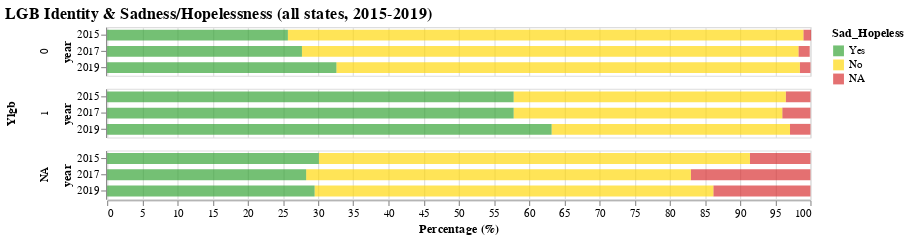

This figure's Vega-Lite source:
### Vega-Lite specification from a JSON file in a GitHub repository (floating-point values rounded to 4 significant figures)
{"config": {"view": {"continuousWidth": 400, "continuousHeight": 300}, "range": {"category": ["#2ca02c", "gold", "#d62728"]}, "title": {"fontSize": 15}}, "data": {"name": "data-2f38c69f0408759fc98cf8405c0027b4"}, "mark": {"type": "bar", "opacity": 0.66, "size": 10}, "encoding": {"color": {"field": "Sad_Hopeless", "sort": {"field": "order", "order": "ascending"}, "type": "nominal"}, "order": {"field": "order", "type": "nominal"}, "row": {"field": "Ylgb", "spacing": 10, "type": "nominal"}, "tooltip": [{"field": "state", "title": "State", "type": "nominal"}, {"field": "year", "title": "Year", "type": "ordinal"}, {"field": "Sad_Hopeless", "title": "Sad_Hopeless", "type": "nominal"}, {"field": "percent", "title": "Percent (%)", "type": "quantitative"}], "x": {"aggregate": "sum", "axis": {"title": "Percentage (%)"}, "field": "percent", "scale": {"domainMax": 100}, "type": "quantitative"}, "y": {"field": "year", "type": "ordinal"}}, "height": 45, "selection": {"selector019": {"type": "interval", "bind": "scales", "encodings": ["x", "y"]}}, "title": "LGB Identity & Sadness/Hopelessness (all states, 2015-2019)", "transform": [{"calculate": "{'Yes':0, 'No':1, 'NA':2}[datum.Sad_Hopeless]", "as": "order"}], "width": 650, "$schema": "https://vega.github.io/schema/vega-lite/v4.17.0.json", "datasets": {"data-2f38c69f0408759fc98cf8405c0027b4": [{"year": 2015, "Ylgb": "0", "Sad_Hopeless": "NA", "percent": 1.1}, {"year": 2015, "Ylgb": "0", "Sad_Hopeless": "No", "percent": 73.3}, {"year": 2015, "Ylgb": "0", "Sad_Hopeless": "Yes", "percent": 25.7}, {"year": 2015, "Ylgb": "1", "Sad_Hopeless": "NA", "percent": 3.5}, {"year": 2015, "Ylgb": "1", "Sad_Hopeless": "No", "percent": 38.7}, {"year": 2015, "Ylgb": "1", "Sad_Hopeless": "Yes", "percent": 57.8}, {"year": 2015, "Ylgb": "NA", "Sad_Hopeless": "NA", "percent": 8.6}, {"year": 2015, "Ylgb": "NA", "Sad_Hopeless": "No", "percent": 61.3}, {"year": 2015, "Ylgb": "NA", "Sad_Hopeless": "Yes", "percent": 30.1}, {"year": 2017, "Ylgb": "0", "Sad_Hopeless": "NA", "percent": 1.6}, {"year": 2017, "Ylgb": "0", "Sad_Hopeless": "No", "percent": 70.6}, {"year": 2017, "Ylgb": "0", "Sad_Hopeless": "Yes", "percent": 27.7}, {"year": 2017, "Ylgb": "1", "Sad_Hopeless": "NA", "percent": 4.0}, {"year": 2017, "Ylgb": "1", "Sad_Hopeless": "No", "percent": 38.2}, {"year": 2017, "Ylgb": "1", "Sad_Hopeless": "Yes", "percent": 57.8}, {"year": 2017, "Ylgb": "NA", "Sad_Hopeless": "NA", "percent": 17.0}, {"year": 2017, "Ylgb": "NA", "Sad_Hopeless": "No", "percent": 54.7}, {"year": 2017, "Ylgb": "NA", "Sad_Hopeless": "Yes", "percent": 28.3}, {"year": 2019, "Ylgb": "0", "Sad_Hopeless": "NA", "percent": 1.5}, {"year": 2019, "Ylgb": "0", "Sad_Hopeless": "No", "percent": 65.9}, {"year": 2019, "Ylgb": "0", "Sad_Hopeless": "Yes", "percent": 32.6}, {"year": 2019, "Ylgb": "1", "Sad_Hopeless": "NA", "percent": 2.9}, {"year": 2019, "Ylgb": "1", "Sad_Hopeless": "No", "percent": 33.9}, {"year": 2019, "Ylgb": "1", "Sad_Hopeless": "Yes", "percent": 63.2}, {"year": 2019, "Ylgb": "NA", "Sad_Hopeless": "NA", "percent": 13.8}, {"year": 2019, "Ylgb": "NA", "Sad_Hopeless": "No", "percent": 56.7}, {"year": 2019, "Ylgb": "NA", "Sad_Hopeless": "Yes", "percent": 29.5}]}}
